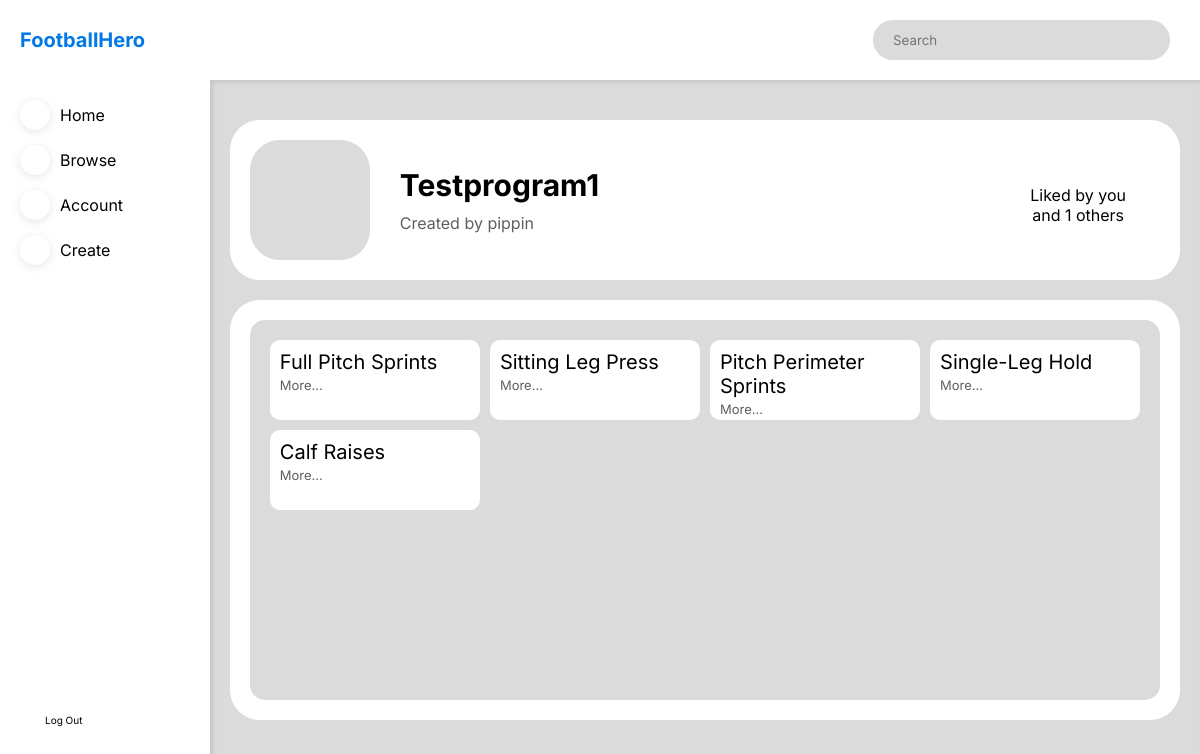
/program/1 (signed in), run on the app's committed database.
### website/models.py (models this page shows)
class Program(db.Model):
    id = db.Column(db.Integer, primary_key=True)
    name = db.Column(db.String(150), nullable=False)
    user_id = db.Column(db.Integer, db.ForeignKey('user.id'), nullable=False)
    description = db.Column(db.String(3000))
    exercises = db.relationship(
        'Exercise', secondary=ExerciseProgram, backref='exercises')
    favorited = db.relationship(
        'User', secondary=FavoriteProgram, backref=db.backref('favirouted'),  lazy='dynamic')

class User(db.Model):
    id = db.Column(db.Integer, primary_key=True)
    username = db.Column(db.String(150), unique=True, nullable=False)
    email = db.Column(db.String(150), unique=True)
    password = db.Column(db.String(200))
    verified = db.Column(db.Boolean, default=False)
    programs = db.relationship('Program')
    favorites = db.relationship(
        'Program', secondary=FavoriteProgram, backref=db.backref('favoriteprograms'),  lazy='dynamic')

@dataclass
class Exercise(db.Model):
    id: int
    name: str
    type_id: int
    link: str
    Instructions: str
    id = db.Column(db.Integer, primary_key=True)
    name = db.Column(db.String(150), nullable=False)
    type_id = db.Column(db.Integer, db.ForeignKey('type.id'), nullable=False)
    link = db.Column(db.String(1000))
    Instructions = db.Column(db.String(1000))

### website/dashboard.py (the view)
@dashboard.route('/program/<int:id>')
def program(id):
    if 'user' in session:
        user = session['user']
        program_info = db.session.query(
            Program.id, Program.name, Program.description, User.username).join(User).filter(Program.id == id).first()
        if not program_info:
            abort(404)
        exercises = Program.query.filter(Program.id == id).first().exercises
        user_id = db.session.query(User.id).filter(
            User.username == user).first()
        user_like = db.session.query(FavoriteProgram).filter(
            (FavoriteProgram.columns.user_id == int(user_id[0])) & (FavoriteProgram.columns.program_id == int(id))).first()
        if user_like:
            liked_by_user = True
        else:
            liked_by_user = False
        likes = db.session.query(FavoriteProgram).filter(
            (FavoriteProgram.columns.program_id == int(id))).count()
        return render_template('program.html', username=user, program_info=program_info, exercises=exercises, liked_by_user=liked_by_user, likes=likes)
    else:
        return redirect((url_for('auth.signin')))

### website/templates/program.html (shortened to what this page needs)
{% extends 'dashboard_template.html' %}
{% block content %}
<div class="dashboard-body-element dashboard-body-first dashboard-body-program-first">
    <div class="dashboard-body-icon dashboard-body-tag">
        <span class="iconify" data-icon="akar-icons:folder"></span>
    </div>
    <div class='dashboard-program-info-wrapper'>
        <div class="dashboard-body-tag dashboard-body-tag-info">
            <p>{{program_info[1] | capitalize}}</p>
            {% if program_info[3] == username %}
            <p>Created by You</p>
            <div class="dashboard-program-info-settings">
                <span class="iconify" data-icon="carbon:settings"></span>
                <a id='dashboard-program-info-settings-copylink'>copy link</a>
                <a id='dashboard-program-info-settings-deletepost'> delete</a>
            </div>
            {% else %}
            <p>Created by {{program_info[3]}} </p>
            {% endif %}
        </div>
        <div class="dashboard-body-tag dashboard-program-actions-wrapper">
            <div class="dashboard-program-actions dashboard-program-actions-likes">
                {% if liked_by_user == True %}
                {% if likes > 1 %}
                <p id='dashboard-program-actions-like-text'>Liked by you and {{likes - 1}} others</p>
                {% else %}
                <p id='dashboard-program-actions-like-text'>liked by you</p>
                {% endif %}
                {% endif %}
            </div>
        </div>
    </div>
</div>
<div class="dashboard-body-element dashboard-program-exercises-wrapper">
    <div class="dashboard-program-exercises">
        {% for exercise in exercises%}
        <div class="dashboard-program-exercise">
            <p class="dashboard-create-modal-exercisesbody-title">{{exercise.name}}</p>
            <a class="dashboard-create-modal-exercisesbody-link"
                onclick="location.href='/exercise/{{exercise.id}}';">more...</a>
        </div>
        {% endfor %}
    </div>
</div>
{% endblock %}

### website/templates/dashboard_template.html (shortened to what this page needs)
<!DOCTYPE html>
<html lang="en">
<head>
    <link rel="stylesheet" href="{{ url_for('static', filename = 'styles.css') }}" />
</head>
<body>
    <div class="dashboard-wrapper">
        <div class="dashboard-navtop">
            <form class="dashboard-navsearch" id='dashboard-navsearch' action="/browse">
                <input type="text" placeholder="Search" name='query' id='query' />
            </form>
        </div>
        <div class="dashboard-nav-sticky dashboard-navleft">
            <div class="dashboard-navlogo">
                <p>FootballHero</p>
            </div>
            <ul class="dashboard-navnavigation">
                <li>
                    <div id='dashboard-nav-home' class="dashboard-nav-navelement"
                        onclick="location.href = '/dashboard';">
                        <div id='dashboard-nav-home-icn' class="dashboard-nav-navelement-icn">
                        </div>
                        <p>Home</p>
                    </div>
                </li>
                <li>
                    <div id='dashboard-nav-browse' class="dashboard-nav-navelement"
                        onclick="location.href = '/browse';">
                        <div id='dashboard-nav-browse-icn' class="dashboard-nav-navelement-icn">
                        </div>
                        <p>Browse</p>
                    </div>
                </li>
                <li>
                    <div id='dashboard-nav-account' class="dashboard-nav-navelement"
                        onclick="location.href = '/account/{{session['user']}}';">
                        <div id='dashboard-nav-account-icn' class="dashboard-nav-navelement-icn">
                        </div>
                        <p>Account</p>
                    </div>
                </li>
                <li>
                    <div id='dashboard-nav-create' class="dashboard-nav-navelement"
                        onclick="location.href = '/create';">
                        <div id='dashboard-nav-create-icn' class="dashboard-nav-navelement-icn">
                        </div>
                        <p>Create</p>
                    </div>
                </li>
            </ul>
            <a class="dashboard-navlogout" href="/signout">
                <span class="iconify" data-icon="ooui:log-out-ltr"></span> Log Out</a>
        </div>
        <div class="dashboard-body">{% block content %} {% endblock %}</div>
    </div>
</body>
</html>

### website/static/styles.css (style rules this page uses)
* { padding: 0; margin: 0; box-sizing: border-box; font-family: "Inter", "Poppins"; }
:root { --main-color: #0078e7; --secondary-color: #dbdbdb; --background-colour: #ffffff; --text-color-1: #000000; --text-color-2: #5e5e5e; --text-color-3: #ffffff; }
html { scroll-behavior: smooth; }
.dashboard-wrapper { display: grid; grid-template: "lefthead tophead" "lefthead body"; grid-template-columns: max(200px, 17.5%) auto; grid-template-rows: max(80px, 10%) auto; height: 100vh; width: 100vw; }
.dashboard-navtop { grid-area: tophead; position: sticky; top: 0; height: max(80px, 10%); background-color: var(--background-colour); display: flex; align-items: center; }
.dashboard-navsearch { margin-right: 30px; margin-left: auto; background-color: var(--secondary-color); display: flex; align-items: center; justify-content: space-between; height: 40px; width: 30%; border-radius: 20px; }
.dashboard-navsearch input { background-color: rgba(0, 0, 0, 0); border: none; width: 80%; margin-left: 20px; }
.dashboard-body { grid-area: body; background-color: var(--secondary-color); box-shadow: inset 3px 2px 4px rgba(0, 0, 0, 0.1); height: auto; width: 100%; padding-bottom: 20px; }
.dashboard-navleft { grid-area: lefthead; position: fixed; top: 0; background-color: var(--background-colour); height: 100%; display: grid; grid-template-rows: 10% 70% auto; width: max(200px, 17.5%); }
.dashboard-navlogo { grid-row: 1; font-size: 20px; color: var(--main-color); display: flex; align-items: center; margin-left: 20px; font-weight: bold; }
.dashboard-navnavigation { grid-row: 2; list-style: none; margin-left: 20px; margin-top: 20px; }
.dashboard-nav-navelement { display: flex; align-items: center; margin-bottom: 15px; }
.dashboard-nav-navelement-icn { border-radius: 50%; background-color: var(--background-colour); filter: drop-shadow(0px 2px 4px rgba(0, 0, 0, 0.1)); height: 30px; width: 30px; display: flex; justify-content: center; align-items: center; margin-right: 10px; color: var(--main-color); }
.dashboard-navlogout { grid-row: 3; bottom: 0; font-size: 10px; text-decoration: none; color: var(--text-color-1); display: flex; align-items: center; margin-left: 20px; }
.dashboard-navlogout .iconify { width: 20px; height: 20px; margin-right: 5px; }
.dashboard-body-first { margin-top: 40px; }
.dashboard-body-element { width: 96%; margin-left: auto; margin-right: auto; background-color: var(--background-colour); padding: 20px; border-radius: 30px; }
.dashboard-body-tag-info p:not(:first-child) { color: var(--text-color-2); }
.dashboard-body-icon { height: 120px; width: 120px; background-color: var(--secondary-color); border-radius: 30px; display: flex; align-items: center; justify-content: center; }
.dashboard-body-icon .iconify { width: 60%; height: 60%; color: var(--text-color-2); }
.dashboard-body-tag p:first-child { margin-bottom: 10px; }
.dashboard-body-tag-info p:first-child { font-size: 30px; font-weight: bold; }
.dashboard-body-program-first { display: flex; align-items: center; }
.dashboard-program-info-wrapper { display: flex; align-items: center; justify-content: space-between; width: 80%; margin-left: 30px; height: 120px; }
.dashboard-program-actions-wrapper { display: flex; gap: 5%; }
.dashboard-program-actions { display: flex; flex-direction: column; align-items: center; gap: 10px; width: 100px; height: 100%; text-align: center; }
.dashboard-program-exercises-wrapper { margin-top: 20px; height: 60%; min-height: 400px; }
.dashboard-program-exercises { height: 100%; width: 100%; border-radius: 15px; padding: 20px; background-color: var(--secondary-color); display: grid; grid-template-columns: 1fr 1fr 1fr 1fr; grid-template-rows: auto; grid-row-gap: 10px; grid-column-gap: 10px; grid-template-rows: repeat(auto-fill, 80px); overflow: scroll; }
.dashboard-program-exercise { background-color: var(--background-colour); height: 80px; width: 100%; padding: 10px; border-radius: 10px; text-transform: capitalize; }
.dashboard-create-modal-exercisesbody-title { font-size: 20px; }
.dashboard-create-modal-exercisesbody-link { color: var(--text-color-2); font-size: 13px; }

### data on the page
Program: name "Testprogram1"
User: username "pippin"
Exercise: name "Full Pitch Sprints"
Exercise: name "Sitting Leg Press"
Exercise: name "Pitch Perimeter Sprints"
Exercise: name "Single-Leg Hold"
Exercise: name "Calf Raises"

### other printed values
{{ likes - 1 }} "1"
